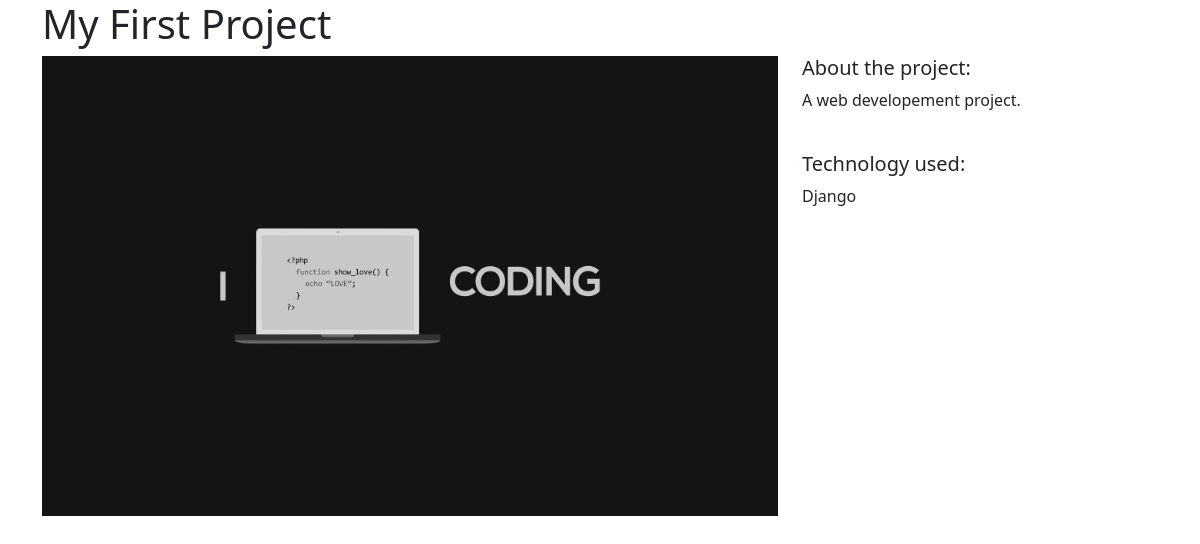
/projects/1/, run on the app's committed database.
### projects/models.py (models this page shows)
class Project(models.Model):
    title = models.CharField(max_length=100)
    description = models.TextField()
    technology = models.CharField(max_length=20)
    image = models.FileField(upload_to="project_images/", blank=True)

### projects/views.py (the view)
# urls.py: path("<int:pk>/", views.project_detail, name="project_detail"),
def project_detail(request, pk):
    project = Project.objects.get(pk=pk)
    context = {
        "project": project
    }
    return render(request, "projects/project_detail.html", context)

### projects/templates/projects/project_detail.html
{% extends "base.html" %}
{% block page_content %}
<h1>{{ project.title }}</h1>
<div class="row">
    <div class="col-md-8">
        {% if project.image %}
            <img src="{{ project.image.url }}" width="100%">
        {% endif %}
    </div>
    <div class="col-md-4">
        <h5>About the project:</h5>
        <p>{{ project.description }}</p>
        <br>
        <h5>Technology used:</h5>
        <p>{{ project.technology }}</p>
    </div>
</div>
{% endblock page_content %}

### data on the page
Project: image (picture), description "A web developement project.", technology "Django"
